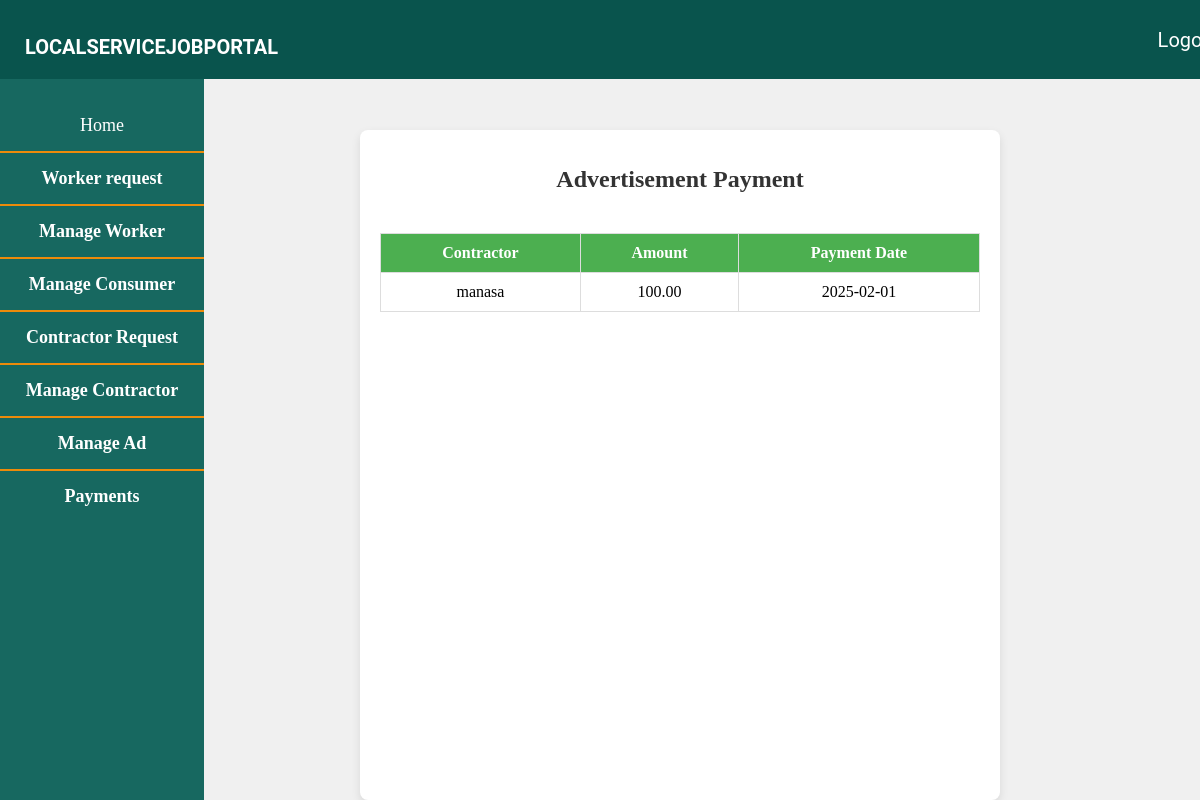
The page /admin-payment-list/ (signed in) on the database its author committed.
### urban/models.py (models this page shows)
class Adpayment(models.Model):
    contractor = models.ForeignKey('Contractor', on_delete=models.CASCADE, related_name='payments')
    amount = models.DecimalField(max_digits=10, decimal_places=2)  # Store amount with two decimal places
    payment_date = models.DateTimeField(default=timezone.now)

class Contractor(models.Model):
    user = models.OneToOneField(User, on_delete=models.CASCADE)
    name = models.CharField(max_length=100, null=True)
    phone = models.CharField(max_length=10, null=False)
    email = models.CharField(max_length=200, null=False)
    professional_details = models.CharField(max_length=250)
    contractor_id_proof = models.FileField(max_length=20)
    address= models.CharField(max_length=50, default='address')
    pincode = models.CharField(max_length=6,default='pincode')
    city = models.CharField(max_length=25, null=False)
    district = models.CharField(max_length=25,default='district')
    status = models.BooleanField(default=False)
    workers=models.ManyToManyField(Worker,blank=True)
    is_approved = models.BooleanField(default=False)

### urban/views.py (the view)
# urls.py: path('admin-payment-list/', views.admin_payment_list, name='admin-payment-list'),
@staff_member_required  # Only accessible by staff members (admins)
def admin_payment_list(request):
    payments = Adpayment.objects.all()  # Fetch all payments
    return render(request, 'owner/payment_list.html', {'payments': payments})

### templates/owner/payment_list.html (shortened to what this page needs)
{% load widget_tweaks %}
{% load static %}
<!DOCTYPE html>
<html lang="en">
<head>
    <link rel="stylesheet" href="https://cdnjs.cloudflare.com/ajax/libs/font-awesome/5.14.0/css/all.css">
</head>
<body>
    <header>
        <nav>
            <a href=""><span>LOCALSERVICEJOBPORTAL</span></a>
            <div class="navbar">
                <div class="nav-item"><a href="{% url 'home' %}">Logout</a></div>
            </div>
        </nav>
    </header>
    <div class="leftbar">
        <ul class="left">
            <li><a href="{% url 'admin-dashboard' %}" class="active" style="color: white;">Home</a></li>
            <li><a href="{% url 'worker-request' %}" style="color: white;"><b>Worker request</b></a></li>
            <li><a href="{% url 'manage-worker' %}" style="color: white;"><b>Manage Worker</b></a></li>
            <li><a href="{% url 'manage-consumer' %}" style="color: white;"><b>Manage Consumer</b></a></li>
            <li><a href="{% url 'contractor-request' %}" style="color: white;"><b>Contractor Request</b></a></li>
            <li><a href="{% url 'manage-contractor' %}" style="color: white;"><b>Manage Contractor</b></a></li>
            <li><a href="{% url 'contractor_advertisement_list' %}" style="color: white;"><b>Manage Ad</b></a></li>
            <li><a href="{% url 'admin-payment-list' %}" style="color: white;"><b>Payments</b></a></li>
        </ul>
    </div>
    <div class="card">
        <h1>Advertisement Payment</h1>
        <table>
            <thead>
                <tr>
                    <th>Contractor</th>
                    <th>Amount</th>
                    <th>Payment Date</th>
                </tr>
            </thead>
            <tbody>
                {% for payment in payments %}
                    <tr>
                        <td>{{ payment.contractor.name }}</td>
                        <td>{{ payment.amount }}</td>
                        <td>{{ payment.payment_date|date:"Y-m-d" }}</td>
                    </tr>
                {% empty %}
                    <tr>
                        <td colspan="3">No payments available.</td>
                    </tr>
                {% endfor %}
            </tbody>
        </table>
    </div>
</body>
</html>

### templates/owner/payment_list.html (style rules this page uses)
body { margin: 0; padding: 0; height: 100vh; background-color: #f0f0f0; display: flex; flex-direction: row; }
header { display: flex; justify-content: space-between; align-items: center; width: 100%; padding: 20px; background-color: rgb(9, 84, 77); position: fixed; z-index: 10; }
nav { display: flex; align-items: center; width: 100%; }
nav a { color: white; font-family: "Roboto", sans-serif; font-weight: bold; font-size: 20px; text-decoration: none; margin-right: auto; margin-left: 5px; margin-top: 15px; }
.navbar { display: flex; align-items: center; }
.nav-item a { font-weight: normal; margin-left: 35px; color: white; }
.leftbar { background-color: rgb(23, 104, 96); width: 17vw; height: 100vh; padding-top: 100px; position: fixed; }
.leftbar ul { list-style-type: none; padding: 0; margin: 0; }
.left { display: flex; flex-direction: column; }
.left li { text-align: center; margin: 0; border-bottom: 2px solid #ed8b0a; transition: background-color 0.3s; }
.left li:last-child { border-bottom: none; }
.leftbar a { color: #495057; text-decoration: none; font-size: 18px; font-weight: 500; display: block; transition: color 0.3s, background-color 0.3s; border-radius: 4px; padding: 15px 25px; }
.left a.active { color: black; }
.card { margin-left: 30vw; margin-top: 130px; width: 50%; height: auto; padding: 20px; background: white; border-radius: 8px; box-shadow: 0 4px 10px rgba(0, 0, 0, 0.1); display: flex; flex-direction: column; align-items: center; justify-content: flex-start; }
h1 { font-size: 24px; color: #333; margin-bottom: 20px; }
table { width: 100%; border-collapse: collapse; margin-top: 20px; }
table th, table td { padding: 10px; text-align: center; border: 1px solid #ddd; }
table th { background-color: #4CAF50; color: white; font-weight: bold; }

### rows shown on the page
Adpayment: contractor.name "manasa", amount "100.00", payment_date "2025-02-01"
